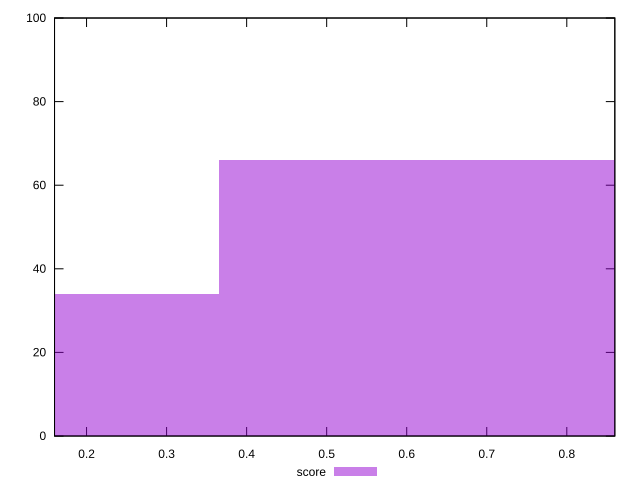

This figure's gnuplot source:
reset

$score <<EOF
0 34
0.7311376192288345 66
EOF

set key outside below
set boxwidth 0.7311376192288345
set xrange [0.16:0.86]
set yrange [0:100]
set trange [0:100]
set style fill transparent solid 0.5 noborder
set terminal svg size 640, 490 enhanced background rgb 'white'
set output "reports/report_00033_2021-03-01T14-23-16.841Z/first-meaningful-paint/samples/astro-inner/score/histogram.svg"

plot $score title "score" with boxes

reset
